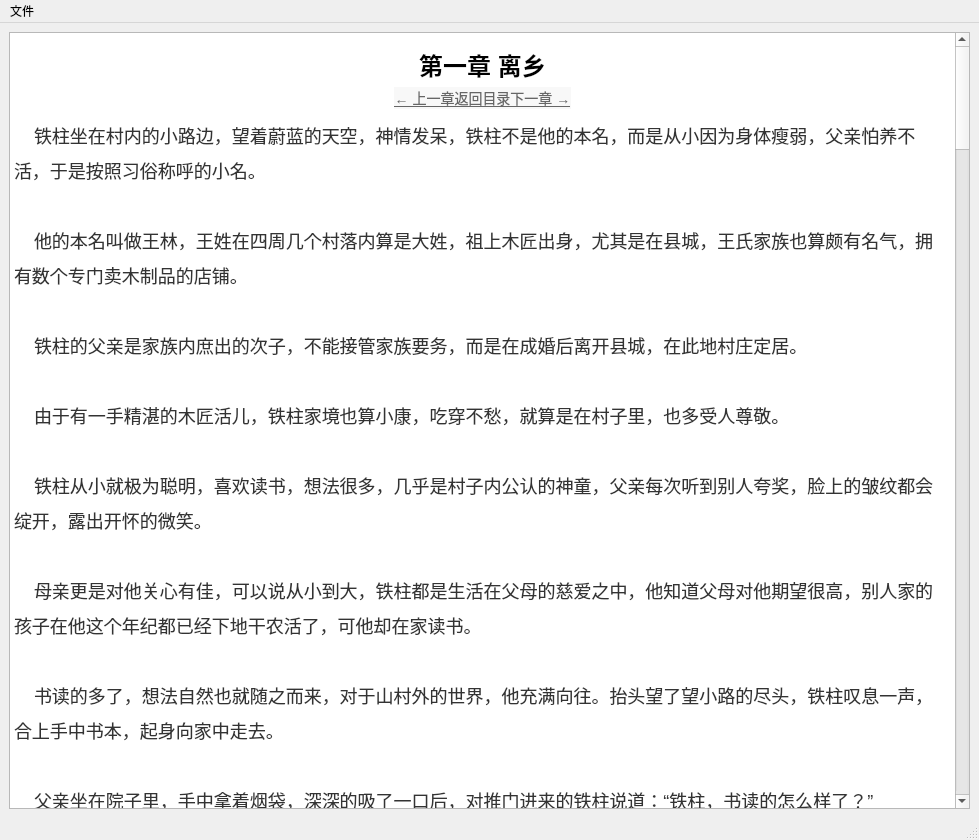
<?xml version="1.0" encoding="UTF-8"?>
<ui version="4.0">
 <class>MainWindow</class>
 <widget class="QMainWindow" name="MainWindow">
  <property name="geometry">
   <rect>
    <x>0</x>
    <y>0</y>
    <width>979</width>
    <height>840</height>
   </rect>
  </property>
  <property name="windowTitle">
   <string>MainWindow</string>
  </property>
  <property name="toolTip">
   <string/>
  </property>
  <widget class="QWidget" name="centralwidget">
   <layout class="QGridLayout" name="gridLayout">
    <item row="0" column="0">
     <widget class="QTextBrowser" name="textBrowser">
      <property name="html">
       <string>&lt;!DOCTYPE HTML PUBLIC &quot;-//W3C//DTD HTML 4.0//EN&quot; &quot;http://www.w3.org/TR/REC-html40/strict.dtd&quot;&gt;
&lt;html&gt;&lt;head&gt;&lt;meta name=&quot;qrichtext&quot; content=&quot;1&quot; /&gt;&lt;style type=&quot;text/css&quot;&gt;
p, li { white-space: pre-wrap; }
&lt;/style&gt;&lt;/head&gt;&lt;body style=&quot; font-family:'SimSun'; font-size:9pt; font-weight:400; font-style:normal;&quot;&gt;
&lt;h1 align=&quot;center&quot; style=&quot; margin-top:0px; margin-bottom:0px; margin-left:0px; margin-right:0px; -qt-block-indent:0; text-indent:0px; line-height:45px; background-color:#ffffff;&quot;&gt;&lt;span style=&quot; font-family:'Microsoft YaHei'; font-size:xx-large; font-weight:600; color:#000000; background-color:#ffffff;&quot;&gt;第一章 离乡&lt;/span&gt;&lt;/h1&gt;
&lt;p align=&quot;center&quot; style=&quot; margin-top:5px; margin-bottom:5px; margin-left:36px; margin-right:36px; -qt-block-indent:0; text-indent:0px; background-color:#ffffff;&quot;&gt;&lt;a href=&quot;https://www.88dush.com/xiaoshuo/1/1552/index.html&quot;&gt;&lt;span style=&quot; font-family:'Microsoft YaHei'; font-size:14px; text-decoration: underline; color:#666666; background-color:#f8f8f8;&quot;&gt;← 上一章&lt;/span&gt;&lt;/a&gt;&lt;a href=&quot;https://www.88dush.com/xiaoshuo/1/1552/&quot;&gt;&lt;span style=&quot; font-family:'Microsoft YaHei'; font-size:14px; text-decoration: underline; color:#666666; background-color:#f8f8f8;&quot;&gt;返回目录&lt;/span&gt;&lt;/a&gt;&lt;a href=&quot;https://www.88dush.com/xiaoshuo/1/1552/18695341.html&quot;&gt;&lt;span style=&quot; font-family:'Microsoft YaHei'; font-size:14px; text-decoration: underline; color:#666666; background-color:#f8f8f8;&quot;&gt;下一章 →&lt;/span&gt;&lt;/a&gt;&lt;/p&gt;
&lt;p style=&quot; margin-top:0px; margin-bottom:0px; margin-left:0px; margin-right:0px; -qt-block-indent:0; text-indent:0px; line-height:35px; background-color:#ffffff;&quot;&gt;&lt;span style=&quot; font-family:'Microsoft YaHei'; font-size:18px; color:#333333; background-color:#ffffff;&quot;&gt;    铁柱坐在村内的小路边，望着蔚蓝的天空，神情发呆，铁柱不是他的本名，而是从小因为身体瘦弱，父亲怕养不活，于是按照习俗称呼的小名。&lt;/span&gt;&lt;span style=&quot; font-family:'Microsoft YaHei'; font-size:18px; color:#333333;&quot;&gt;&lt;br /&gt;&lt;br /&gt;    他的本名叫做王林，王姓在四周几个村落内算是大姓，祖上木匠出身，尤其是在县城，王氏家族也算颇有名气，拥有数个专门卖木制品的店铺。&lt;br /&gt;&lt;br /&gt;    铁柱的父亲是家族内庶出的次子，不能接管家族要务，而是在成婚后离开县城，在此地村庄定居。&lt;br /&gt;&lt;br /&gt;    由于有一手精湛的木匠活儿，铁柱家境也算小康，吃穿不愁，就算是在村子里，也多受人尊敬。&lt;br /&gt;&lt;br /&gt;    铁柱从小就极为聪明，喜欢读书，想法很多，几乎是村子内公认的神童，父亲每次听到别人夸奖，脸上的皱纹都会绽开，露出开怀的微笑。&lt;br /&gt;&lt;br /&gt;    母亲更是对他关心有佳，可以说从小到大，铁柱都是生活在父母的慈爱之中，他知道父母对他期望很高，别人家的孩子在他这个年纪都已经下地干农活了，可他却在家读书。&lt;br /&gt;&lt;br /&gt;    书读的多了，想法自然也就随之而来，对于山村外的世界，他充满向往。抬头望了望小路的尽头，铁柱叹息一声，合上手中书本，起身向家中走去。&lt;br /&gt;&lt;br /&gt;    父亲坐在院子里，手中拿着烟袋，深深的吸了一口后，对推门进来的铁柱说道：“铁柱，书读的怎么样了？”&lt;br /&gt;&lt;br /&gt;    铁柱应付了几句，父亲磕了磕烟袋，起身说道：“铁柱啊，你要好好读书，明年就是县里大考了，你以后有没有出息，可就全看这次了，可别跟我一样，这辈子就呆在村子里，唉。”&lt;br /&gt;&lt;br /&gt;    “行了，你天天叨叨，要我说，我们家铁柱一定能考上。”铁柱的母亲，端着饭菜放在院内桌子上，招呼他们父子二人过来吃饭。&lt;br /&gt;&lt;br /&gt;    铁柱哦了一声，坐下后胡乱的拔了几口，母亲慈爱的望着儿子，把不多的几块肉，给他夹过去。&lt;br /&gt;&lt;br /&gt;    “爹，四叔快来了吧？”铁柱抬头说道。&lt;br /&gt;&lt;br /&gt;    “算算时间，差不多就是这几天了，你四叔比爹有出息，唉，孩儿他娘，给老四准备的山菜都包好了吧？”父亲一提起老四，脸上露出唏嘘之色。&lt;br /&gt;&lt;br /&gt;    母亲点头，感慨道：“铁柱啊，你四叔是个好人，这几年幸亏他帮助，你爹做的木雕才能卖出价钱，你以后要是有出息了，别忘记报答你四叔。”&lt;br /&gt;&lt;br /&gt;    正说着，忽然门外传来马声，接着马车轱辘压地的哗哗声随之而来，一个爽朗的声音在外面响起。&lt;br /&gt;&lt;br /&gt;    “二哥，开门喽。”&lt;br /&gt;&lt;br /&gt;    铁柱惊喜，立刻跑过去把院子大门推开，只见一个精壮的中年汉子，目光炯炯的站在门外，他看到铁柱后哈哈一笑，摸了摸他的脑袋，笑道：“铁柱，这才半年没看到，个子又长高了。”&lt;br /&gt;&lt;br /&gt;    铁柱父母连忙站起，他父亲笑道：“老四，我约莫时间，你也快来了，快进来，铁柱，还不去给你四叔拿凳子去。”&lt;br /&gt;&lt;br /&gt;    铁柱高兴的应了一声，急忙跑回屋子，拿出一个板凳放在饭桌旁，用袖子认真的擦了擦，希冀的望着中年汉子。&lt;br /&gt;&lt;br /&gt;    中年汉子冲他眨了眨眼睛，打趣道：“铁柱，这次怎么这么勤快啊，我记得上次我来的时候，你可没这样啊。”&lt;br /&gt;&lt;br /&gt;    铁柱父亲瞪了铁柱一眼，笑骂道：“这小兔崽子，刚才就在叨叨你是不是快来了。”&lt;br /&gt;&lt;br /&gt;    中年汉子看到铁柱小脸微红，笑道：“铁柱，你四叔可没忘记答应你的东西。”说完，从怀来拿出两本线状书，放在桌子上。&lt;br /&gt;&lt;br /&gt;    铁柱兴奋的欢呼一声，拿起书翻看一下，喜不自禁。&lt;br /&gt;&lt;br /&gt;    铁柱他娘慈祥的望了眼自己儿子，对中年汉子说道：“老四，你哥平时总念叨你，这次多住几天吧。”&lt;br /&gt;&lt;br /&gt;    中年汉子摇头道：“二嫂，家族这段日子事情多，我明儿一早就要赶回去，等这段时间忙完了，我再来看你们。”说完，他歉意的看了看自己二哥。&lt;br /&gt;&lt;br /&gt;    铁柱父亲叹息，说道：“老四别听你嫂子的，明儿把货物装好，家族的事儿最重要，咱们以后再聚也一样。”&lt;br /&gt;&lt;br /&gt;    中年汉子望着铁柱父亲，说道：“二哥，铁柱今年十五岁了吧？”&lt;br /&gt;&lt;br /&gt;    铁柱父亲点头，感慨道：“过了年，这小兔崽子就十六了，唉，一晃十多年过去，真快。”说着，他眼露溺爱之色，望着自己的儿子。&lt;br /&gt;&lt;br /&gt;    中年汉子沉吟少许，面色一肃，说道：“二哥，二嫂，和你们说件事儿，恒岳派今年收取弟子，家族有三个推荐名额，分到我这里有一个。”&lt;br /&gt;&lt;br /&gt;    铁柱父亲一怔，失色道：“恒岳派？可是那个全都是仙人的恒岳派？”&lt;br /&gt;&lt;br /&gt;    中年汉子一笑，点头说道：“二哥，就是那个仙人门派，咱们家族在附近也算望族，有推荐资格，我家小子你也知道，读书不行，舞刀弄剑倒是擅长，我琢磨着仙人不大会收我家小子，这名额珍贵，我看铁柱从小就聪明，喜好读书，说不定能行。”&lt;br /&gt;&lt;br /&gt;    铁柱母亲喜极，急忙说道：“老四，这……这……”&lt;br /&gt;&lt;br /&gt;    中年汉子摸了摸铁柱脑袋，说道：“二哥，二嫂，我看这事就这么定了吧，让铁柱去试试，要是真被收取了，那就是他的福分。”&lt;br /&gt;&lt;br /&gt;    铁柱迷惑的望着父母与四叔，他有些听不懂他们说些什么，仙人？什么叫做仙人？铁柱犹豫了一下，轻声询问。&lt;br /&gt;&lt;br /&gt;    中年汉子面色严肃，望着铁柱，说道：“铁柱啊，仙人就是可以在天上飞来飞去，他们每一个人都神通广大，不是我们凡人可以琢磨的。”&lt;br /&gt;&lt;br /&gt;    铁柱懵懂间，对仙人有了一丝好奇。&lt;br /&gt;&lt;br /&gt;    铁柱父亲激动起身，拉着铁柱他娘对中年汉子就要鞠躬，中年汉子连忙把他们扶起，诚恳的说道：“二哥，你这是做什么。我娘死的早，要不是二娘小时候照顾我，我也不可能有今天，铁柱是我侄儿，我这么做是应该的。”&lt;br /&gt;&lt;br /&gt;    铁柱父亲感慨流泪，重重的拍了拍中年汉子，点了点头，随后疾言厉色的对铁柱说道：“王林你记住，以后无论如何，都不要忘记你四叔对咱们家的恩惠，否则我就没你这个儿子！”&lt;br /&gt;&lt;br /&gt;    铁柱内心一颤，他虽然对仙人还是懵懂，但却从父母的表情中看出他们对此事极为重视，于是跪在四叔面前，重重的磕了几个响头。&lt;br /&gt;&lt;br /&gt;    中年汉子拉起铁柱，赞赏的说道：“好孩子，你这几天收拾一下，我月底来接你！”&lt;br /&gt;&lt;br /&gt;    旁晚，铁柱早早的睡下，耳边还能听到院子里父亲与四叔的声音，父亲今天很高兴，很少喝酒的他，说什么也要和四叔喝上几杯。&lt;br /&gt;&lt;br /&gt;    “仙人？到底是什么？”铁柱内心很兴奋，他幼小的心灵隐约知道，这将是自己的一个机会，一个可以去外面世界的机会！&lt;br /&gt;&lt;br /&gt;    第二天一早，四叔离开了，铁柱的父母拉着他一直送到村口，在回来的路上，铁柱清晰的看到，父亲似乎一下子年轻了很多，看向他的眼神，也充满了期望。&lt;br /&gt;&lt;br /&gt;    这种期望的眼神，要比之前让他去县里大考时，浓重很多。&lt;br /&gt;&lt;br /&gt;    小山村内根本没有秘密可言，就是一只狗生了几个崽子也能在瞬间传遍全村，很快全村的人都从铁柱母亲嘴里知道了这个消息，纷纷来访，每个人的眼神看向铁柱时都不同，有羡慕，有嫉妒……&lt;br /&gt;&lt;br /&gt;    “王家生了个好娃，人家被恒岳派收为弟子了。”&lt;br /&gt;&lt;br /&gt;    “铁柱这孩子我从小看他长大，这孩子打小就聪明，这次又成为恒岳派弟子，以后定有大出息。”&lt;br /&gt;&lt;br /&gt;    “铁柱有本事，以后出息了可别忘记咱们村，多回来看看啊。”&lt;br /&gt;&lt;br /&gt;    诸如此类的话，纷纷涌入铁柱耳中，渐渐的说成了他已经成为恒岳派弟子一般，父母每次听到，都笑的合不上嘴，脸上的皱纹似乎都少了很多。&lt;br /&gt;&lt;br /&gt;    每当铁柱独自走在村内，所有看到他的村民，都热情的拉着他问来问去，更有甚者甚至当着自己孩子面，把铁柱当成榜样，训导一番。&lt;br /&gt;&lt;br /&gt;    半个月的时间很快过去，铁柱成为恒岳派弟子的消息迅速传开，周围十里八乡的村民，都陆续的前来道贺，他们的主要目的是看一看铁柱。&lt;br /&gt;&lt;br /&gt;    每个人来时，都会准备礼物，铁柱父母推脱不掉，也就收下了。不过在这些人离开时，他们都会为其准备一份重重的回礼，按照铁柱父亲的话说，咱家的娃儿以后那是高高在上的仙人，不能让他欠下这么多人情债，所有来访的村民，咱都给他回礼。&lt;br /&gt;&lt;br /&gt;    此时，王氏家族的族人，也渐渐知道老四把自己娃的名额让给铁柱的事情，纷纷陆续前来道喜。&lt;br /&gt;&lt;br /&gt;    对于自己家族的族人，铁柱父亲极为重视，这些人里有很多是之前瞧不起他的，更有多年前把他逼出家族的，现在这些人一个个前来他家，让他感觉一下子多年的憋屈一扫而空。&lt;br /&gt;&lt;br /&gt;    他和铁柱他娘商量一下，准备好好招待一番，于是花了大价钱，请村里的教书先生写下请帖，送往族内。&lt;br /&gt;&lt;br /&gt;    教书先生说什么也不收钱，只是要求铁柱必须要承认，他从小就在自己这里念书，对此铁柱没啥说的，这本就是事实嘛。&lt;br /&gt;&lt;br /&gt;    请帖送到后，王氏家族族内大部分亲戚都来庆祝，由于来人太多，铁柱他爹把招待地点选在了村子中心的广场，摆下数百桌宴席。&lt;br /&gt;&lt;br /&gt;    村子的居民自行帮着招待，相互交谈之时无不对铁柱赞叹有佳，夸奖不已。&lt;br /&gt;&lt;br /&gt;    至于铁柱他爹，则是带着老婆孩子亲自在村口迎接，为铁柱一一介绍亲戚身份。&lt;br /&gt;&lt;br /&gt;    “这是你三祖父，当初爹离开家族，你三祖父暗中帮衬了不少，铁柱，你以后要记的报答。”铁柱父亲搀扶着一个白发苍苍的老人，对王林说道。&lt;br /&gt;&lt;br /&gt;    铁柱连忙乖巧的应诺，老人望着铁柱，感慨道：“老二啊，时间真快，你家娃娃都这么大了，你这娃很好，比你有出息。”&lt;br /&gt;&lt;br /&gt;    铁柱父亲满面红光，笑道：“三祖父，铁柱这孩子从小就聪明，指定是比我强啊。您老慢点走，孩儿他娘，扶着三祖父过去。”&lt;/span&gt;&lt;/p&gt;&lt;/body&gt;&lt;/html&gt;</string>
      </property>
     </widget>
    </item>
   </layout>
  </widget>
  <widget class="QMenuBar" name="menubar">
   <property name="geometry">
    <rect>
     <x>0</x>
     <y>0</y>
     <width>979</width>
     <height>23</height>
    </rect>
   </property>
   <widget class="QMenu" name="menu">
    <property name="title">
     <string>文件</string>
    </property>
   </widget>
   <addaction name="menu"/>
  </widget>
  <widget class="QStatusBar" name="statusbar"/>
 </widget>
 <resources/>
 <connections/>
</ui>
